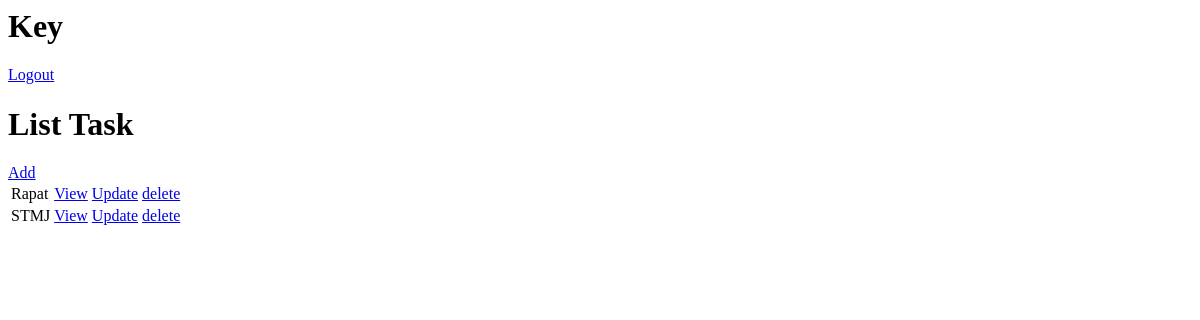
The page / (signed in) on the database as committed earlier.
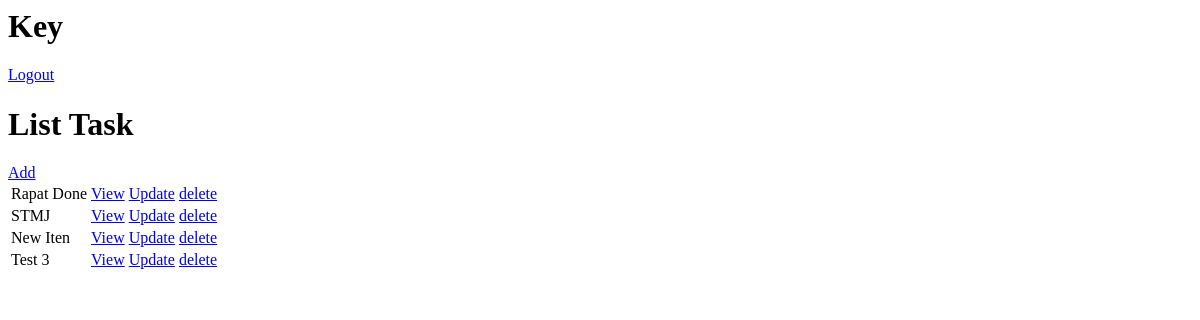
The same page on the database as committed later.
### app/models.py (models this page shows, shortened)
class Task(models.Model):
    user = models.ForeignKey(
        User, on_delete=models.CASCADE, null=True, blank=True)
    title = models.CharField(max_length=200)
    description = models.TextField(null=True, blank=True)
    complete = models.BooleanField(default=False)
    create = models.DateTimeField(auto_now_add=True)
    class Meta:
        ordering = ['complete']

### app/views.py (the view)
# urls.py: path('', TaskList.as_view(), name='tasks'),
class TaskList(LoginRequiredMixin, ListView):
    model = Task
    template_name = 'app/task_list.html'
    context_object_name = "tasks"
    def get_context_data(self, **kwargs):
        context = super().get_context_data(**kwargs)
        context['tasks'] = context['tasks'].filter(user=self.request.user)
        context['tasks'] = context['tasks'].filter(complete=False)
        return context

### app/templates/app/task_list.html
{% if request.user.is_authenticated%}
<h1>{{request.user}}</h1>
<a href="{% url 'logout' %}">Logout</a>
{% else %}
<a href ="{% url 'login' %}">login</a>
{% endif %}
<h1>List Task</h1>
<a href="{% url 'taskcreate' %}">Add</a>
<table>
    {% for task in tasks %}
    <tr>
        <td>{{task.title}}</td>
        <td><a href="{% url 'taskdetail' task.id %}">View</a></td>
        <td><a href="{% url 'taskupdate' task.id %}">Update</a></td>
        <td><a href="{% url 'taskdelete' task.id %}">delete</a></td>
    </tr>
    {% endfor %}
</table>

Rows that differ between the two databases and show on the page:
changed Task: title "Rapat" → "Rapat Done"
added Task: title "New Iten"
added Task: title "Test 3"
